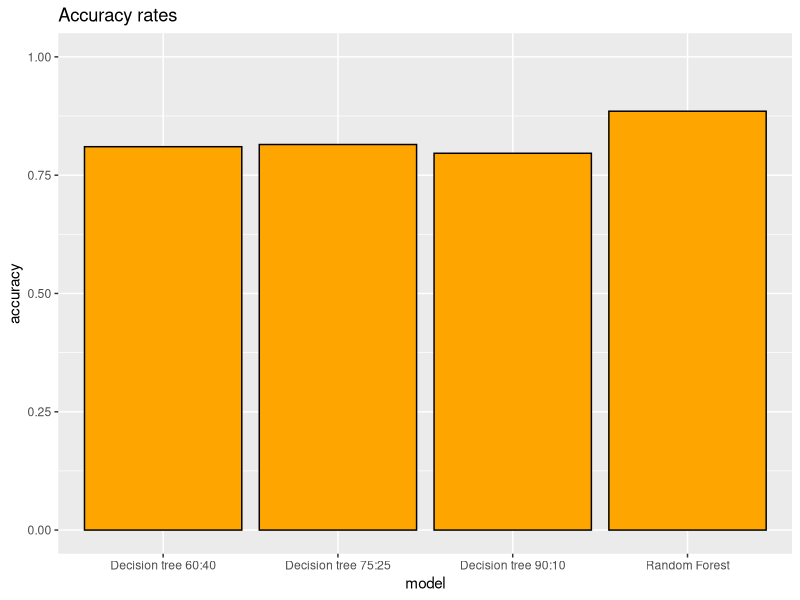

R code for this plot:
install.packages("tidyverse")
library(tidyverse)

model <- c("Decision tree 90:10", "Decision tree 75:25", "Decision tree 60:40", "Random Forest")
accuracy <- c(0.7962963, 0.8148148, 0.8101852, 0.8851852)
dff <- as.data.frame(cbind(model, accuracy));

dff$accuracy <- as.numeric(dff$accuracy)

dff %>% 
  ggplot(aes(model,accuracy)) +
  labs(title="Accuracy rates") +
  geom_col(fill="orange", colour="black") +
  scale_y_continuous(limits=c(0,1))